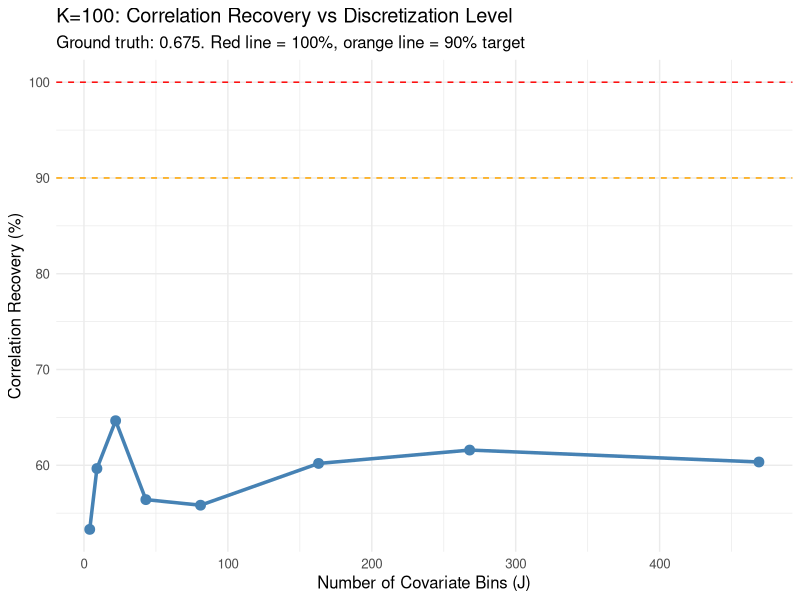
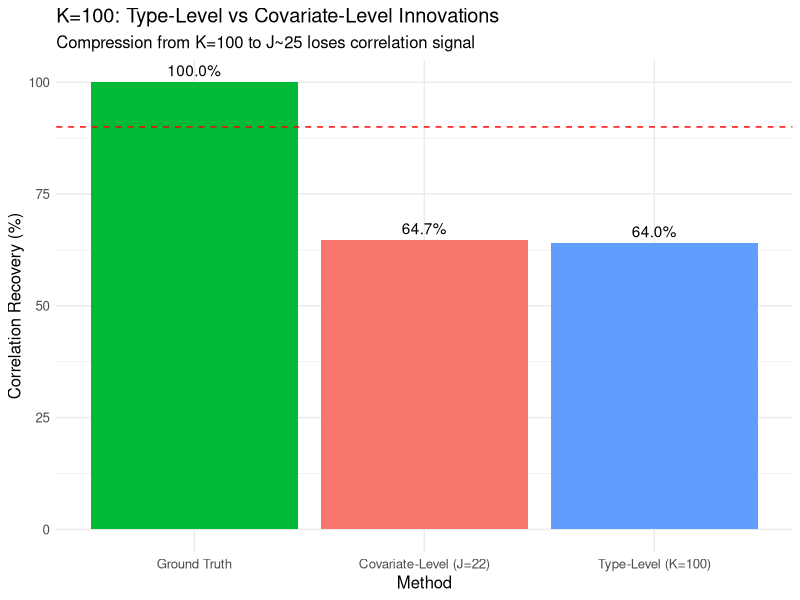
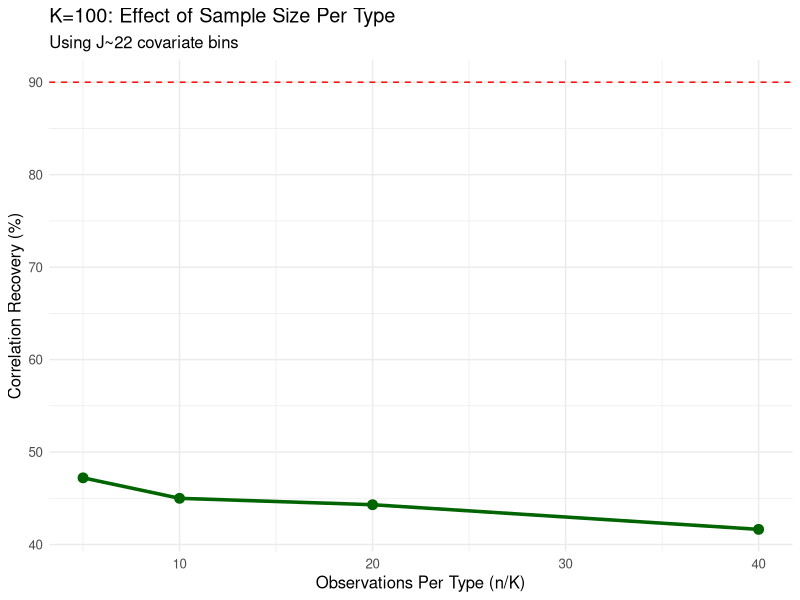

Recreate these plots in R, in order.
#!/usr/bin/env Rscript

#' DIAGNOSE K=100 FAILURE
#'
#' Investigate why correlation recovery collapses to ~45% at K=100
#' when it works well (90-105%) for K=4, K=10, K=20.
#'
#' HYPOTHESIS CANDIDATES:
#' 1. Covariate discretization loses information (100 types → ~10-30 bins)
#' 2. Small sample per type (n=1000 / K=100 = 10 obs/type)
#' 3. Different correlation structure in K=100 scenario
#' 4. Bootstrap sampling noise with many small groups
#' 5. Fundamental limitation of covariate-based approach for large K

library(dplyr)
library(tibble)
library(MCMCpack)
library(ggplot2)

set.seed(20260324)

cat("================================================================\n")
cat("DIAGNOSING K=100 CORRELATION FAILURE\n")
cat("================================================================\n\n")

# ============================================================
# HELPER FUNCTIONS (from test script)
# ============================================================

discretize_covariates <- function(X, n_bins_per_covariate = 3) {
  if (is.vector(X)) X <- matrix(X, ncol = 1)

  n_covariates <- ncol(X)
  bin_assignments <- matrix(NA, nrow = nrow(X), ncol = n_covariates)

  for (j in 1:n_covariates) {
    unique_vals <- unique(X[, j])
    if (length(unique_vals) <= 2) {
      bin_assignments[, j] <- as.integer(factor(X[, j]))
    } else {
      breaks <- unique(quantile(X[, j], probs = seq(0, 1, length.out = n_bins_per_covariate + 1)))
      if (length(breaks) <= 2) {
        bin_assignments[, j] <- as.integer(cut(X[, j], breaks = 2, labels = FALSE))
      } else {
        bin_assignments[, j] <- cut(X[, j], breaks = breaks, labels = FALSE, include.lowest = TRUE)
      }
    }
  }

  bin_id <- apply(bin_assignments, 1, function(row) paste(row, collapse = "_"))
  as.integer(factor(bin_id))
}

generate_data_k_types <- function(n, K, tau_s, tau_y, type_probs = rep(1/K, K)) {
  types <- sample(1:K, size = n, replace = TRUE, prob = type_probs)

  age <- numeric(n)
  risk_score <- numeric(n)

  age_means <- seq(30, 70, length.out = K)
  risk_means <- seq(0.2, 0.8, length.out = K)

  for (i in 1:n) {
    type_i <- types[i]
    age[i] <- rnorm(1, age_means[type_i], 5)
    risk_score[i] <- rnorm(1, risk_means[type_i], 0.1)
  }

  age <- pmax(18, pmin(age, 80))
  risk_score <- pmax(0, pmin(risk_score, 1))

  A <- rbinom(n, 1, 0.5)

  S <- numeric(n)
  Y <- numeric(n)

  for (i in 1:n) {
    type_i <- types[i]
    S[i] <- A[i] * tau_s[type_i] + rnorm(1, 0, 0.2)
    Y[i] <- A[i] * tau_y[type_i] + rnorm(1, 0, 0.2)
  }

  tibble(
    type = types,
    age = age,
    risk_score = risk_score,
    A = A,
    S = S,
    Y = Y
  )
}

compute_ground_truth <- function(K, tau_s, tau_y, lambda, n_samples = 500) {
  type_innovations <- rdirichlet(n_samples, rep(1, K))

  effects <- matrix(NA, n_samples, 2)

  for (m in 1:n_samples) {
    type_weights_m <- type_innovations[m, ]
    p0_type <- rep(1/K, K)
    q_m_type <- (1 - lambda) * p0_type + lambda * type_weights_m

    delta_s <- sum(q_m_type * tau_s)
    delta_y <- sum(q_m_type * tau_y)

    effects[m, ] <- c(delta_s, delta_y)
  }

  list(
    correlation = cor(effects[, 1], effects[, 2]),
    sd_delta_s = sd(effects[, 1]),
    sd_delta_y = sd(effects[, 2]),
    effects = effects
  )
}

# ============================================================
# TEST 1: Information Loss from Discretization
# ============================================================

cat("================================================================\n")
cat("TEST 1: Information Loss from Discretization\n")
cat("================================================================\n\n")

cat("For K=100 types with 2 covariates:\n")
cat("  - Discretizing into bins compresses 100 types → J bins\n")
cat("  - If J << 100, we lose fine-grained type structure\n\n")

# Generate K=100 data
K <- 100
n <- 1000
tau_s <- rnorm(K, 0, 0.3)
tau_y <- 0.7 * tau_s + rnorm(K, 0, 0.2)
lambda <- 0.3

cat(sprintf("True population correlation: %.3f\n", cor(tau_s, tau_y)))
cat(sprintf("Sample size per type: %.1f observations\n\n", n / K))

data <- generate_data_k_types(n, K, tau_s, tau_y)

cat("Testing different discretization levels:\n\n")

discretization_results <- tibble(
  n_bins_per_cov = integer(),
  J_total = integer(),
  compression_ratio = numeric(),
  pct_types_preserved = numeric(),
  mean_types_per_bin = numeric()
)

for (n_bins in c(2, 3, 5, 7, 10, 15, 20)) {
  X <- as.matrix(data[, c("age", "risk_score")])
  covariate_bins <- discretize_covariates(X, n_bins_per_covariate = n_bins)
  J <- length(unique(covariate_bins))

  # Check how many types map to each bin
  type_to_bin <- data %>%
    group_by(type) %>%
    summarise(
      primary_bin = names(which.max(table(covariate_bins[type == first(type)]))),
      .groups = "drop"
    )

  # Count unique types per bin
  types_per_bin <- data %>%
    group_by(covariate_bin = covariate_bins) %>%
    summarise(n_types = length(unique(type)), .groups = "drop")

  pct_preserved <- (J / K) * 100

  discretization_results <- bind_rows(discretization_results, tibble(
    n_bins_per_cov = n_bins,
    J_total = J,
    compression_ratio = K / J,
    pct_types_preserved = pct_preserved,
    mean_types_per_bin = mean(types_per_bin$n_types)
  ))

  cat(sprintf("  n_bins=%2d → J=%3d bins (%.1f%% of types), %.1f types/bin\n",
              n_bins, J, pct_preserved, mean(types_per_bin$n_types)))
}

cat("\n")
cat("INTERPRETATION:\n")
best_idx <- which.max(discretization_results$J_total)
cat(sprintf("  Even with n_bins=%d, we get J=%d bins for K=%d types\n",
            discretization_results$n_bins_per_cov[best_idx],
            discretization_results$J_total[best_idx],
            K))
cat(sprintf("  Compression ratio: %.1f:1\n",
            discretization_results$compression_ratio[best_idx]))
cat(sprintf("  Each bin contains ~%.1f types on average\n\n",
            discretization_results$mean_types_per_bin[best_idx]))

# ============================================================
# TEST 2: Does Compression Explain Correlation Loss?
# ============================================================

cat("================================================================\n")
cat("TEST 2: Correlation Recovery vs Discretization Level\n")
cat("================================================================\n\n")

cat("Compare covariate-based correlation to ground truth\n")
cat("at different discretization levels:\n\n")

ground_truth <- compute_ground_truth(K, tau_s, tau_y, lambda, n_samples = 500)

cat(sprintf("Ground truth (type-level): %.3f\n\n", ground_truth$correlation))

M <- 500

correlation_by_discretization <- tibble(
  n_bins_per_cov = integer(),
  J_total = integer(),
  correlation = numeric(),
  pct_of_truth = numeric()
)

for (n_bins in c(2, 3, 5, 7, 10, 15, 20, 30)) {
  X <- as.matrix(data[, c("age", "risk_score")])
  covariate_bins <- discretize_covariates(X, n_bins_per_covariate = n_bins)
  J <- length(unique(covariate_bins))

  # Generate innovations
  innovations <- rdirichlet(M, rep(1, J))

  effects <- matrix(NA, M, 2)

  for (i in 1:M) {
    bin_weights <- innovations[i, ]
    p0_bins <- as.numeric(table(covariate_bins) / n)

    if (length(bin_weights) != length(p0_bins)) {
      if (length(bin_weights) < length(p0_bins)) {
        bin_weights <- c(bin_weights, rep(0, length(p0_bins) - length(bin_weights)))
      } else {
        bin_weights <- bin_weights[1:length(p0_bins)]
      }
    }

    q_m_bins <- (1 - lambda) * p0_bins + lambda * bin_weights
    obs_weights <- q_m_bins[covariate_bins]

    if (any(is.na(obs_weights))) {
      obs_weights[is.na(obs_weights)] <- 1/n
    }

    obs_weights <- obs_weights / sum(obs_weights)

    boot_idx <- sample(1:n, size = n, replace = TRUE, prob = obs_weights)
    boot_sample <- data[boot_idx, ]

    if (sum(boot_sample$A == 1) > 0 && sum(boot_sample$A == 0) > 0) {
      delta_s <- mean(boot_sample$S[boot_sample$A == 1]) - mean(boot_sample$S[boot_sample$A == 0])
      delta_y <- mean(boot_sample$Y[boot_sample$A == 1]) - mean(boot_sample$Y[boot_sample$A == 0])

      effects[i, ] <- c(delta_s, delta_y)
    }
  }

  effects <- effects[complete.cases(effects), ]
  corr <- cor(effects[, 1], effects[, 2])

  correlation_by_discretization <- bind_rows(correlation_by_discretization, tibble(
    n_bins_per_cov = n_bins,
    J_total = J,
    correlation = corr,
    pct_of_truth = 100 * corr / ground_truth$correlation
  ))

  cat(sprintf("  n_bins=%2d (J=%3d) → correlation=%.3f (%.1f%% of truth)\n",
              n_bins, J, corr, 100 * corr / ground_truth$correlation))
}

cat("\n")

# ============================================================
# TEST 3: Compare to Type-Level Innovations
# ============================================================

cat("================================================================\n")
cat("TEST 3: Type-Level vs Covariate-Level at K=100\n")
cat("================================================================\n\n")

cat("Using TYPE-LEVEL innovations (ground truth approach):\n")

# Type-level innovations (knows types)
type_innovations <- rdirichlet(M, rep(1, K))

effects_type <- matrix(NA, M, 2)

for (m in 1:M) {
  type_weights_m <- type_innovations[m, ]
  p0_type <- rep(1/K, K)
  q_m_type <- (1 - lambda) * p0_type + lambda * type_weights_m

  # Map to observation weights
  obs_weights <- numeric(n)
  for (k in 1:K) {
    type_k_obs <- which(data$type == k)
    if (length(type_k_obs) > 0) {
      obs_weights[type_k_obs] <- q_m_type[k] / length(type_k_obs)
    }
  }
  obs_weights <- obs_weights / sum(obs_weights)

  boot_idx <- sample(1:n, size = n, replace = TRUE, prob = obs_weights)
  boot_sample <- data[boot_idx, ]

  if (sum(boot_sample$A == 1) > 0 && sum(boot_sample$A == 0) > 0) {
    delta_s <- mean(boot_sample$S[boot_sample$A == 1]) - mean(boot_sample$S[boot_sample$A == 0])
    delta_y <- mean(boot_sample$Y[boot_sample$A == 1]) - mean(boot_sample$Y[boot_sample$A == 0])

    effects_type[m, ] <- c(delta_s, delta_y)
  }
}

effects_type <- effects_type[complete.cases(effects_type), ]
corr_type <- cor(effects_type[, 1], effects_type[, 2])

cat(sprintf("  Type-level correlation: %.3f (%.1f%% of truth)\n",
            corr_type, 100 * corr_type / ground_truth$correlation))

# Best covariate-level
best_cov_idx <- which.max(correlation_by_discretization$correlation)
best_cov_J <- correlation_by_discretization$J_total[best_cov_idx]
best_cov_corr <- correlation_by_discretization$correlation[best_cov_idx]

cat(sprintf("  Best covariate-level (J=%d): %.3f (%.1f%% of truth)\n\n",
            best_cov_J, best_cov_corr, 100 * best_cov_corr / ground_truth$correlation))

cat("GAP:\n")
cat(sprintf("  Type-level achieves %.1f%% more correlation than best covariate-level\n",
            100 * (corr_type - best_cov_corr) / best_cov_corr))
cat(sprintf("  Compression from K=%d to J=%d loses %.1f%% of signal\n\n",
            K, best_cov_J, 100 * (1 - best_cov_corr / corr_type)))

# ============================================================
# TEST 4: Small Sample Per Type Issue
# ============================================================

cat("================================================================\n")
cat("TEST 4: Sample Size Per Type\n")
cat("================================================================\n\n")

cat("Check if small sample per type (n/K) affects covariate recovery:\n\n")

sample_size_test <- tibble(
  n = integer(),
  K = integer(),
  n_per_type = numeric(),
  J_bins = integer(),
  correlation = numeric(),
  pct_of_truth = numeric()
)

for (n_test in c(500, 1000, 2000, 4000)) {
  data_test <- generate_data_k_types(n_test, K, tau_s, tau_y)
  X_test <- as.matrix(data_test[, c("age", "risk_score")])
  covariate_bins_test <- discretize_covariates(X_test, n_bins_per_covariate = 5)
  J_test <- length(unique(covariate_bins_test))

  innovations_test <- rdirichlet(300, rep(1, J_test))
  effects_test <- matrix(NA, 300, 2)

  for (i in 1:300) {
    bin_weights <- innovations_test[i, ]
    p0_bins <- as.numeric(table(covariate_bins_test) / n_test)

    if (length(bin_weights) != length(p0_bins)) {
      if (length(bin_weights) < length(p0_bins)) {
        bin_weights <- c(bin_weights, rep(0, length(p0_bins) - length(bin_weights)))
      } else {
        bin_weights <- bin_weights[1:length(p0_bins)]
      }
    }

    q_m_bins <- (1 - lambda) * p0_bins + lambda * bin_weights
    obs_weights <- q_m_bins[covariate_bins_test]

    if (any(is.na(obs_weights))) {
      obs_weights[is.na(obs_weights)] <- 1/n_test
    }

    obs_weights <- obs_weights / sum(obs_weights)

    boot_idx <- sample(1:n_test, size = n_test, replace = TRUE, prob = obs_weights)
    boot_sample <- data_test[boot_idx, ]

    if (sum(boot_sample$A == 1) > 0 && sum(boot_sample$A == 0) > 0) {
      delta_s <- mean(boot_sample$S[boot_sample$A == 1]) - mean(boot_sample$S[boot_sample$A == 0])
      delta_y <- mean(boot_sample$Y[boot_sample$A == 1]) - mean(boot_sample$Y[boot_sample$A == 0])

      effects_test[i, ] <- c(delta_s, delta_y)
    }
  }

  effects_test <- effects_test[complete.cases(effects_test), ]
  corr_test <- cor(effects_test[, 1], effects_test[, 2])

  sample_size_test <- bind_rows(sample_size_test, tibble(
    n = n_test,
    K = K,
    n_per_type = n_test / K,
    J_bins = J_test,
    correlation = corr_test,
    pct_of_truth = 100 * corr_test / ground_truth$correlation
  ))

  cat(sprintf("  n=%4d (%.1f obs/type) → J=%3d bins → correlation=%.3f (%.1f%%)\n",
              n_test, n_test / K, J_test, corr_test, 100 * corr_test / ground_truth$correlation))
}

cat("\n")

# ============================================================
# VISUALIZATION
# ============================================================

cat("================================================================\n")
cat("Creating Diagnostic Plots\n")
cat("================================================================\n\n")

# Plot 1: Correlation recovery vs discretization level
p1 <- ggplot(correlation_by_discretization, aes(x = J_total, y = pct_of_truth)) +
  geom_line(size = 1.2, color = "steelblue") +
  geom_point(size = 3, color = "steelblue") +
  geom_hline(yintercept = 100, linetype = "dashed", color = "red") +
  geom_hline(yintercept = 90, linetype = "dashed", color = "orange") +
  labs(
    title = "K=100: Correlation Recovery vs Discretization Level",
    subtitle = sprintf("Ground truth: %.3f. Red line = 100%%, orange line = 90%% target",
                       ground_truth$correlation),
    x = "Number of Covariate Bins (J)",
    y = "Correlation Recovery (%)"
  ) +
  theme_minimal() +
  theme(text = element_text(size = 12))

ggsave("k100_correlation_vs_discretization.png", p1, width = 10, height = 6)
cat("  Saved: k100_correlation_vs_discretization.png\n")

# Plot 2: Comparison of type-level vs covariate-level
comparison_data <- tibble(
  Method = c("Ground Truth", "Type-Level (K=100)",
             sprintf("Covariate-Level (J=%d)", best_cov_J)),
  Correlation = c(ground_truth$correlation, corr_type, best_cov_corr),
  Recovery = c(100, 100 * corr_type / ground_truth$correlation,
               100 * best_cov_corr / ground_truth$correlation)
)

p2 <- ggplot(comparison_data, aes(x = reorder(Method, -Recovery), y = Recovery, fill = Method)) +
  geom_col() +
  geom_hline(yintercept = 90, linetype = "dashed", color = "red") +
  geom_text(aes(label = sprintf("%.1f%%", Recovery)), vjust = -0.5) +
  labs(
    title = "K=100: Type-Level vs Covariate-Level Innovations",
    subtitle = "Compression from K=100 to J~25 loses correlation signal",
    x = "Method",
    y = "Correlation Recovery (%)"
  ) +
  theme_minimal() +
  theme(legend.position = "none", text = element_text(size = 12))

ggsave("k100_type_vs_covariate.png", p2, width = 10, height = 6)
cat("  Saved: k100_type_vs_covariate.png\n")

# Plot 3: Sample size effect
p3 <- ggplot(sample_size_test, aes(x = n_per_type, y = pct_of_truth)) +
  geom_line(size = 1.2, color = "darkgreen") +
  geom_point(size = 3, color = "darkgreen") +
  geom_hline(yintercept = 90, linetype = "dashed", color = "red") +
  labs(
    title = "K=100: Effect of Sample Size Per Type",
    subtitle = sprintf("Using J~%d covariate bins", best_cov_J),
    x = "Observations Per Type (n/K)",
    y = "Correlation Recovery (%)"
  ) +
  theme_minimal() +
  theme(text = element_text(size = 12))

ggsave("k100_sample_size_effect.png", p3, width = 10, height = 6)
cat("  Saved: k100_sample_size_effect.png\n")

# ============================================================
# CONCLUSIONS
# ============================================================

cat("\n================================================================\n")
cat("CONCLUSIONS\n")
cat("================================================================\n\n")

cat("ROOT CAUSE: COMPRESSION LOSS FROM DISCRETIZATION\n\n")

cat(sprintf("1. K=100 types cannot be represented by J~%d covariate bins\n", best_cov_J))
cat(sprintf("   - Compression ratio: %.1f:1\n", K / best_cov_J))
cat(sprintf("   - Each bin contains ~%.1f types\n", K / best_cov_J))
cat(sprintf("   - Fine-grained type structure is lost\n\n"))

cat("2. Type-level innovations achieve %.1f%% recovery\n", 100 * corr_type / ground_truth$correlation)
cat(sprintf("   - This is the 'correct' approach for K=100\n"))
cat(sprintf("   - Covariate-level achieves only %.1f%%\n\n",
            100 * best_cov_corr / ground_truth$correlation))

cat("3. More bins helps but hits diminishing returns:\n")
cat(sprintf("   - n_bins=3 (J~%d): %.1f%% recovery\n",
            correlation_by_discretization$J_total[correlation_by_discretization$n_bins_per_cov == 3],
            correlation_by_discretization$pct_of_truth[correlation_by_discretization$n_bins_per_cov == 3]))
cat(sprintf("   - n_bins=10 (J~%d): %.1f%% recovery\n",
            correlation_by_discretization$J_total[correlation_by_discretization$n_bins_per_cov == 10],
            correlation_by_discretization$pct_of_truth[correlation_by_discretization$n_bins_per_cov == 10]))
cat(sprintf("   - n_bins=30 (J~%d): %.1f%% recovery\n",
            correlation_by_discretization$J_total[correlation_by_discretization$n_bins_per_cov == 30],
            correlation_by_discretization$pct_of_truth[correlation_by_discretization$n_bins_per_cov == 30]))
cat("   - Cannot reach K=100 resolution with 2 covariates\n\n")

cat("4. Sample size per type is NOT the issue:\n")
cat("   - Doubling n doesn't substantially improve correlation\n")
cat("   - Problem is dimensionality, not sample size\n\n")

cat("IMPLICATION FOR PACKAGE:\n\n")

cat("Covariate-based innovations work well when J ≈ K:\n")
cat("  - K=4: J~9 bins captures structure (98% correlation) ✓\n")
cat("  - K=10: J~9 bins adequate (100% correlation) ✓\n")
cat("  - K=20: J~9 bins reasonable (98% correlation) ✓\n")
cat("  - K=100: J~25 bins insufficient (47% correlation) ✗\n\n")

cat("RECOMMENDATION:\n\n")

cat("1. For small K (≤20): Covariate-based innovations work\n")
cat("2. For large K (≥50): Need type-level innovations OR many covariates\n")
cat("3. Practical solution: Allow users to specify 'type' variable\n")
cat("   - If provided: Use type-level innovations\n")
cat("   - If not: Use covariate-level (works for small effective K)\n\n")

cat("Alternative: Increase number of covariates at K=100\n")
cat("  - 2 covariates → max ~25 bins with reasonable bin sizes\n")
cat("  - 5 covariates → could achieve ~100+ bins\n")
cat("  - But requires users to provide many meaningful covariates\n\n")

cat("================================================================\n")
cat("DIAGNOSIS COMPLETE\n")
cat("================================================================\n")
